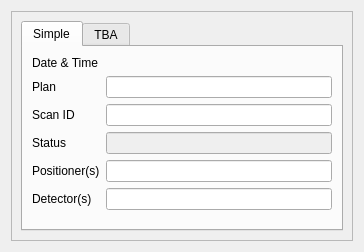
<?xml version="1.0" encoding="UTF-8"?>
<ui version="4.0">
 <class>Form</class>
 <widget class="QWidget" name="Form">
  <property name="geometry">
   <rect>
    <x>0</x>
    <y>0</y>
    <width>364</width>
    <height>252</height>
   </rect>
  </property>
  <property name="windowTitle">
   <string>Form</string>
  </property>
  <layout class="QVBoxLayout" name="verticalLayout_2">
   <item>
    <widget class="QScrollArea" name="scrollArea">
     <property name="widgetResizable">
      <bool>true</bool>
     </property>
     <widget class="QWidget" name="scrollAreaWidgetContents">
      <property name="geometry">
       <rect>
        <x>0</x>
        <y>0</y>
        <width>344</width>
        <height>232</height>
       </rect>
      </property>
      <layout class="QVBoxLayout" name="verticalLayout">
       <item>
        <widget class="QTabWidget" name="tabWidget_2">
         <property name="currentIndex">
          <number>0</number>
         </property>
         <widget class="QWidget" name="TabWidgetPage1">
          <attribute name="title">
           <string>Simple</string>
          </attribute>
          <layout class="QFormLayout" name="formLayout">
           <item row="0" column="0">
            <widget class="QLabel" name="label">
             <property name="toolTip">
              <string>Search for runs between these two dates.</string>
             </property>
             <property name="text">
              <string>Date &amp; Time</string>
             </property>
            </widget>
           </item>
           <item row="1" column="0">
            <widget class="QLabel" name="plan_label">
             <property name="toolTip">
              <string>Search for runs that match this Bluesky plan.</string>
             </property>
             <property name="text">
              <string>Plan</string>
             </property>
            </widget>
           </item>
           <item row="1" column="1">
            <widget class="QLineEdit" name="plan_name">
             <property name="toolTip">
              <string/>
             </property>
            </widget>
           </item>
           <item row="2" column="0">
            <widget class="QLabel" name="scan_id_label">
             <property name="toolTip">
              <string>Search for runs with this scan ID.</string>
             </property>
             <property name="text">
              <string>Scan ID</string>
             </property>
            </widget>
           </item>
           <item row="2" column="1">
            <widget class="QLineEdit" name="scan_id">
             <property name="toolTip">
              <string/>
             </property>
            </widget>
           </item>
           <item row="3" column="0">
            <widget class="QLabel" name="status_label">
             <property name="text">
              <string>Status</string>
             </property>
            </widget>
           </item>
           <item row="3" column="1">
            <widget class="QLineEdit" name="status">
             <property name="enabled">
              <bool>false</bool>
             </property>
             <property name="toolTip">
              <string>It is not possible to filter on the run Status at this time. That information comes from the stop document which is currently not searchable.</string>
             </property>
            </widget>
           </item>
           <item row="4" column="0">
            <widget class="QLabel" name="positioner_label">
             <property name="toolTip">
              <string>Search for runs with these motor(s). Use a comma to separate more than one name. (such as &quot;m1, m2&quot;)</string>
             </property>
             <property name="text">
              <string>Positioner(s)</string>
             </property>
            </widget>
           </item>
           <item row="4" column="1">
            <widget class="QLineEdit" name="positioners">
             <property name="toolTip">
              <string/>
             </property>
            </widget>
           </item>
           <item row="5" column="0">
            <widget class="QLabel" name="detector_label">
             <property name="toolTip">
              <string>Search for runs with these detector(s). Use a comma to separate more than one name. (such as &quot;diode, I0&quot;)</string>
             </property>
             <property name="text">
              <string>Detector(s)</string>
             </property>
            </widget>
           </item>
           <item row="5" column="1">
            <widget class="QLineEdit" name="detectors">
             <property name="toolTip">
              <string/>
             </property>
            </widget>
           </item>
           <item row="0" column="1">
            <widget class="DateTimeRangeSlider" name="date_time_widget" native="true"/>
           </item>
          </layout>
         </widget>
         <widget class="QWidget" name="TabWidgetPage2">
          <attribute name="title">
           <string>TBA</string>
          </attribute>
          <layout class="QHBoxLayout" name="horizontalLayout">
           <item>
            <widget class="QLabel" name="label_2">
             <property name="text">
              <string>Additional search capabilities are planned.</string>
             </property>
            </widget>
           </item>
          </layout>
         </widget>
        </widget>
       </item>
      </layout>
     </widget>
    </widget>
   </item>
  </layout>
 </widget>
 <customwidgets>
  <customwidget>
   <class>DateTimeRangeSlider</class>
   <extends>QWidget</extends>
   <header>gemviz.date_time_range_slider.h</header>
   <container>1</container>
  </customwidget>
 </customwidgets>
 <resources/>
 <connections/>
</ui>
